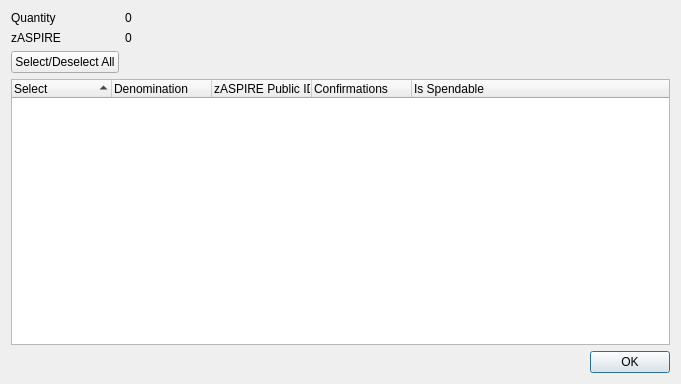
<?xml version="1.0" encoding="UTF-8"?>
<ui version="4.0">
 <class>ZAspireControlDialog</class>
 <widget class="QDialog" name="ZAspireControlDialog">
  <property name="geometry">
   <rect>
    <x>0</x>
    <y>0</y>
    <width>681</width>
    <height>384</height>
   </rect>
  </property>
  <property name="minimumSize">
   <size>
    <width>681</width>
    <height>384</height>
   </size>
  </property>
  <property name="windowTitle">
   <string>Select zASPIRE to Spend</string>
  </property>
  <layout class="QGridLayout" name="gridLayout">
   <item row="0" column="0">
    <layout class="QFormLayout" name="formLayout">
     <property name="sizeConstraint">
      <enum>QLayout::SetDefaultConstraint</enum>
     </property>
     <item row="0" column="0">
      <widget class="QLabel" name="labelQuantity">
       <property name="text">
        <string>Quantity</string>
       </property>
      </widget>
     </item>
     <item row="0" column="1">
      <widget class="QLabel" name="labelQuantity_int">
       <property name="text">
        <string>0</string>
       </property>
      </widget>
     </item>
     <item row="1" column="0">
      <widget class="QLabel" name="labelZAspire">
       <property name="text">
        <string>zASPIRE</string>
       </property>
      </widget>
     </item>
     <item row="1" column="1">
      <widget class="QLabel" name="labelZAspire_int">
       <property name="text">
        <string>0</string>
       </property>
      </widget>
     </item>
     <item row="2" column="0">
      <widget class="QPushButton" name="pushButtonAll">
       <property name="text">
        <string>Select/Deselect All</string>
       </property>
      </widget>
     </item>
    </layout>
   </item>
   <item row="1" column="0">
    <layout class="QVBoxLayout" name="verticalLayout">
     <item>
      <widget class="QTreeWidget" name="treeWidget">
       <property name="minimumSize">
        <size>
         <width>0</width>
         <height>250</height>
        </size>
       </property>
       <property name="alternatingRowColors">
        <bool>true</bool>
       </property>
       <property name="sortingEnabled">
        <bool>true</bool>
       </property>
       <property name="columnCount">
        <number>5</number>
       </property>
       <attribute name="headerDefaultSectionSize">
        <number>100</number>
       </attribute>
       <column>
        <property name="text">
         <string notr="true">Select</string>
        </property>
       </column>
       <column>
        <property name="text">
         <string notr="true">Denomination</string>
        </property>
       </column>
       <column>
        <property name="text">
         <string notr="true">zASPIRE Public ID</string>
        </property>
       </column>
       <column>
        <property name="text">
         <string notr="true">Confirmations</string>
        </property>
       </column>
       <column>
        <property name="text">
         <string>Is Spendable</string>
        </property>
       </column>
      </widget>
     </item>
     <item>
      <widget class="QDialogButtonBox" name="buttonBox">
       <property name="orientation">
        <enum>Qt::Horizontal</enum>
       </property>
       <property name="standardButtons">
        <set>QDialogButtonBox::Ok</set>
       </property>
      </widget>
     </item>
    </layout>
   </item>
  </layout>
 </widget>
 <resources/>
 <connections>
  <connection>
   <sender>buttonBox</sender>
   <signal>accepted()</signal>
   <receiver>ZAspireControlDialog</receiver>
   <slot>accept()</slot>
   <hints>
    <hint type="sourcelabel">
     <x>248</x>
     <y>254</y>
    </hint>
    <hint type="destinationlabel">
     <x>157</x>
     <y>274</y>
    </hint>
   </hints>
  </connection>
  <connection>
   <sender>buttonBox</sender>
   <signal>rejected()</signal>
   <receiver>ZAspireControlDialog</receiver>
   <slot>reject()</slot>
   <hints>
    <hint type="sourcelabel">
     <x>316</x>
     <y>260</y>
    </hint>
    <hint type="destinationlabel">
     <x>286</x>
     <y>274</y>
    </hint>
   </hints>
  </connection>
 </connections>
</ui>
